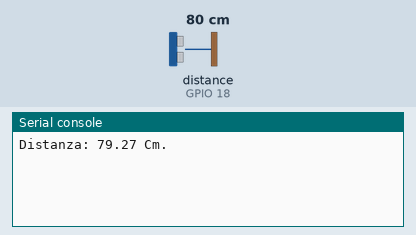
The program below on a simulated ESP32 board running MicroPython. Shown: the last lines printed to the serial console. The inputs (shaded band) are chosen by the test bench; at power-on: distance to the obstacle (sensor on GPIO 18) 80 cm. The echo pulse lasts 58.3 µs per cm.

Above: at 1.2 s.
1.3 s: distance to the obstacle (sensor on GPIO 18) set to 2 cm
At 3.4 s:
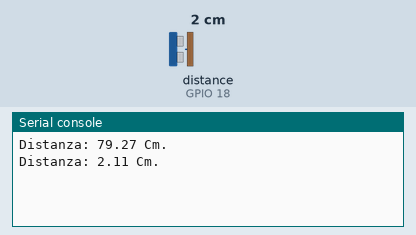
4.0 s: distance to the obstacle (sensor on GPIO 18) set to 4 cm
At 5.0 s:
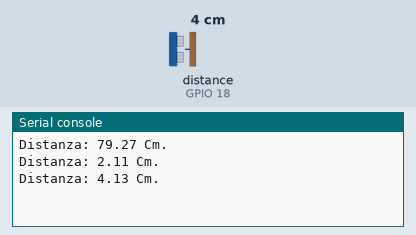
Timing chart, 0 to 7.0 s (numbered marks = the images above; inputs shaded):
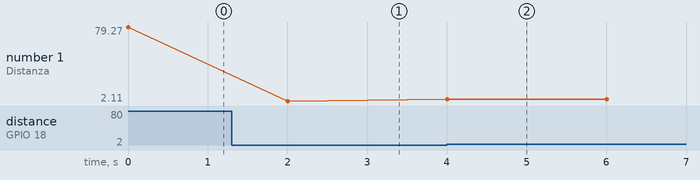

The program:

HC-SR04_proximity.py
```python
import machine
import time

trigPin = machine.Pin(5, machine.Pin.OUT)
echoPin = machine.Pin(18, machine.Pin.IN)
sound_speed = 0.034 # Impostiamo la velocità del suono

while True:
    try:
        trigPin.off() # Porto basso il trig
        time.sleep_us(2)
        trigPin.on() # Porto alto il trig per 10 us
        time.sleep_us(10)
        trigPin.off() # Poi lo riporto basso

        # Leggo il ritorno dell'impulso
        while echoPin.value() == 0:
            inizio = time.ticks_us()
        while echoPin.value() == 1:
            fine = time.ticks_us()

        durata = time.ticks_diff(fine, inizio)

        distanza = (durata * sound_speed) / 2  # Calcolo la distanza
        print('Distanza: {:.2f} Cm.'.format(distanza))
    except Exception as e:
        print('Si è verificato un errore:', e)

    time.sleep(2)
```

Measured:
- after the input at 1.3 s, the serial console: prints a new line after 0.71 s (image 1)
- after the input at 4.0 s, the serial console: prints a new line at once (image 2)
- plotted number 1: 79.27 → 2.11 after the input at 1.3 s, 2.11 → 4.13 after the input at 4.0 s
